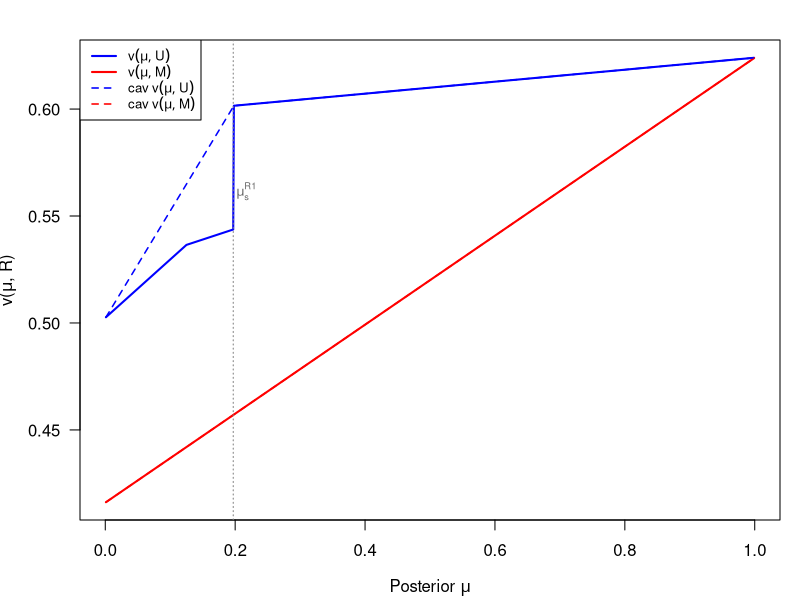
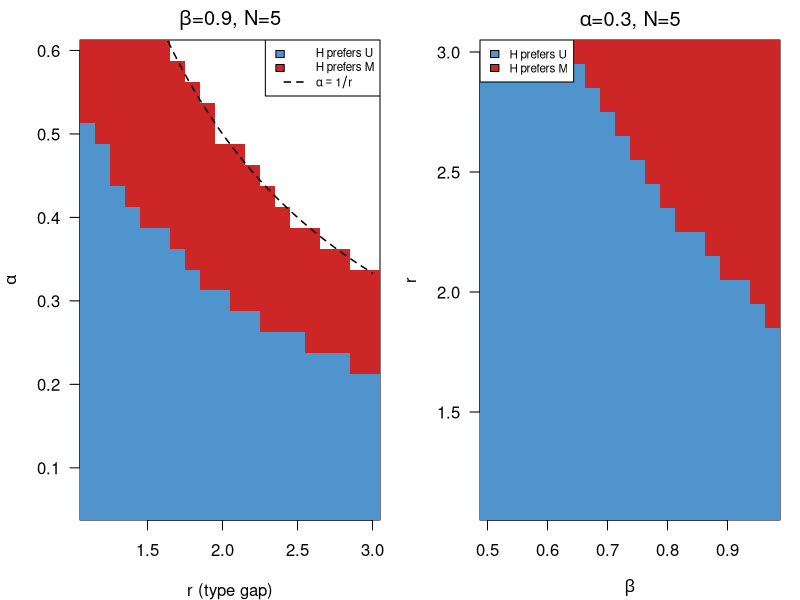

Generate these figures, in order, with R:
## ---- chunk 1
knitr::opts_chunk$set(echo = FALSE, message = FALSE, warning = FALSE)
library(tidyverse)
library(knitr)
## ---- chunk 2

# Functions from the technical note
VW_R1_unanimity <- function(r, alpha, mu, N, beta) {
  x <- (N - 1) * alpha * r
  mu_s_R2 <- alpha * (r - 1) / (r - alpha)
  Ve <- 1 + mu * (r - 1)
  if (mu < mu_s_R2) {
    VW_R2 <- (1 - mu) * (1 - alpha) / N
  } else {
    VW_R2 <- (Ve - alpha * r) / N
  }
  omega <- (N - 2) * beta * VW_R2
  F1_con <- Ve - beta * (r + x) / N - omega
  F1_agg <- (1 - mu) * (1 - beta * (1 + x) / N - omega) + mu * beta * r * (1 - alpha) / N
  F_proposer <- max(F1_agg, F1_con)
  VW_R1 <- F_proposer / N + (N - 1) * beta * VW_R2 / N
  return(VW_R1)
}

VW_R1_majority <- function(r, alpha, mu, N, beta) {
  Ve <- 1 + mu * (r - 1)
  VW_R2_M <- (1 - alpha) * Ve / N
  omega_M <- (N - 2) * beta * VW_R2_M
  F_proposer_M <- (1 - alpha) * Ve - omega_M
  VW_R1_M <- F_proposer_M / N + (N - 1) * beta * VW_R2_M / N
  return(VW_R1_M)
}

VH_R1_unanimity <- function(r, alpha, mu, N, beta) {
  x <- (N - 1) * alpha * r
  mu_s_R2 <- alpha * (r - 1) / (r - alpha)
  Ve <- 1 + mu * (r - 1)
  if (mu < mu_s_R2) {
    VW_R2 <- (1 - mu) * (1 - alpha) / N
  } else {
    VW_R2 <- (Ve - alpha * r) / N
  }
  omega <- (N - 2) * beta * VW_R2
  F1_con <- Ve - beta * (r + x) / N - omega
  F1_agg <- (1 - mu) * (1 - beta * (1 + x) / N - omega) + mu * beta * r * (1 - alpha) / N
  H_prop_0 <- (1 - (N - 1) * beta * VW_R2) / N
  H_prop_1 <- (r - (N - 1) * beta * VW_R2) / N
  if (F1_agg > F1_con) {
    VH_0 <- H_prop_0 + (N - 1) * beta * (1 + x) / (N^2)
    VH_1 <- H_prop_1 + (N - 1) * beta * (r + x) / (N^2)
  } else {
    VH_0 <- H_prop_0 + (N - 1) * beta * (r + x) / (N^2)
    VH_1 <- H_prop_1 + (N - 1) * beta * (r + x) / (N^2)
  }
  EVH <- mu * VH_1 + (1 - mu) * VH_0
  return(EVH)
}

VH_R1_majority <- function(r, alpha, mu, N, beta) {
  Ve <- 1 + mu * (r - 1)
  VW_R2_M <- (1 - alpha) * Ve / N
  VH_R2_0 <- (1 + (N-1)*alpha) / N
  VH_R2_1 <- (r * (1 + (N-1)*alpha)) / N
  H_prop_0 <- (1 - (N-1)*beta*VW_R2_M) / N
  H_prop_1 <- (r - (N-1)*beta*VW_R2_M) / N
  VH1_0 <- H_prop_0 + (N-1)/N * beta * VH_R2_0
  VH1_1 <- H_prop_1 + (N-1)/N * beta * VH_R2_1
  EVH <- mu * VH1_1 + (1 - mu) * VH1_0
  return(EVH)
}

# Parameters
r_val <- 1.5; alpha_val <- 0.3; N_val <- 5; beta_val <- 0.9; c_val <- 0.1

mus_fine <- seq(0.001, 0.999, by = 0.001)

v_U <- sapply(mus_fine, function(m) {
  vw <- VW_R1_unanimity(r_val, alpha_val, m, N_val, beta_val)
  if (vw >= c_val) VH_R1_unanimity(r_val, alpha_val, m, N_val, beta_val) else 0
})

v_M <- sapply(mus_fine, function(m) {
  vw <- VW_R1_majority(r_val, alpha_val, m, N_val, beta_val)
  if (vw >= c_val) VH_R1_majority(r_val, alpha_val, m, N_val, beta_val) else 0
})

# Simple concavification via convex hull
concavify <- function(mus, vals) {
  pts <- cbind(mus, vals)
  hull_pts <- rbind(c(0, 0), pts, c(1, vals[length(vals)]))
  h <- chull(hull_pts[,1], hull_pts[,2])
  hull_x <- hull_pts[h, 1]
  hull_y <- hull_pts[h, 2]
  ord <- order(hull_x)
  hull_x <- hull_x[ord]
  hull_y <- hull_y[ord]
  cav_vals <- approx(hull_x, hull_y, xout = mus, rule = 2)$y
  cav_vals <- pmax(cav_vals, vals)
  return(cav_vals)
}

cav_U <- concavify(mus_fine, v_U)
cav_M <- concavify(mus_fine, v_M)

ylim <- range(c(v_U, v_M, cav_U, cav_M))

par(mar = c(4, 4, 2, 1))
plot(mus_fine, v_U, type = "l", col = "blue", lwd = 2,
     xlab = expression(paste("Posterior ", mu)),
     ylab = expression(paste("v(", mu, ", R)")),
     ylim = ylim, las = 1)
lines(mus_fine, v_M, col = "red", lwd = 2)
lines(mus_fine, cav_U, col = "blue", lwd = 1.5, lty = 2)
lines(mus_fine, cav_M, col = "red", lwd = 1.5, lty = 2)

# Mark screening cutoff
phi_val <- (r_val * N_val - beta_val * (N_val - 1 + r_val)) / (beta_val * (r_val - 1))
mu_s_R1 <- (phi_val - sqrt(phi_val^2 - 4*(N_val-2))) / (2*(N_val-2))
abline(v = mu_s_R1, col = "gray50", lty = 3)
text(mu_s_R1 + 0.02, ylim[2]*0.9, expression(mu[s]^{R1}), col = "gray40", cex = 0.8)

legend("topleft", c(expression(v(mu, U)), expression(v(mu, M)),
                     expression(cav~v(mu, U)), expression(cav~v(mu, M))),
       col = c("blue", "red", "blue", "red"),
       lwd = c(2, 2, 1.5, 1.5), lty = c(1, 1, 2, 2), cex = 0.8, bg = "white")
## ---- chunk 3

compute_preference <- function(r, alpha, N, beta, c, p) {
  # Value under unanimity
  vw_u <- tryCatch(VW_R1_unanimity(r, alpha, p, N, beta), error = function(e) NA)
  vh_u <- tryCatch(VH_R1_unanimity(r, alpha, p, N, beta), error = function(e) NA)

  # Value under majority
  vw_m <- tryCatch(VW_R1_majority(r, alpha, p, N, beta), error = function(e) NA)
  vh_m <- tryCatch(VH_R1_majority(r, alpha, p, N, beta), error = function(e) NA)

  if (is.na(vw_u) | is.na(vh_u) | is.na(vw_m) | is.na(vh_m)) return(NA)

  # Compute slopes (concavification at low p)
  # Find S_U: max v(mu, U)/mu for mu where entry occurs
  mus_grid <- seq(0.01, 0.99, by = 0.005)

  slopes_U <- sapply(mus_grid, function(m) {
    vw <- VW_R1_unanimity(r, alpha, m, N, beta)
    if (vw >= c) {
      vh <- VH_R1_unanimity(r, alpha, m, N, beta)
      return(vh / m)
    } else {
      return(0)
    }
  })

  slopes_M <- sapply(mus_grid, function(m) {
    vw <- VW_R1_majority(r, alpha, m, N, beta)
    if (vw >= c) {
      vh <- VH_R1_majority(r, alpha, m, N, beta)
      return(vh / m)
    } else {
      return(0)
    }
  })

  S_U <- max(slopes_U, na.rm = TRUE)
  S_M <- max(slopes_M, na.rm = TRUE)

  if (S_U > S_M) return(1) else return(0)
}

# Panel 1: r vs alpha
rs <- seq(1.1, 3, by = 0.1)
alphas <- seq(0.05, 0.6, by = 0.025)

par(mfrow = c(1, 2), mar = c(4, 4, 2, 1))

mat1 <- matrix(NA, length(rs), length(alphas))
for (i in seq_along(rs)) {
  for (j in seq_along(alphas)) {
    if (alphas[j] < 1/rs[i]) {
      mat1[i, j] <- tryCatch(
        compute_preference(rs[i], alphas[j], 5, 0.9, 0.1, 0.05),
        error = function(e) NA
      )
    }
  }
}

image(rs, alphas, mat1, col = c("firebrick3", "steelblue3"),
      xlab = "r (type gap)", ylab = expression(alpha), main = expression(paste(beta, "=0.9, N=5")),
      las = 1)
# Add alpha < 1/r boundary
curve(1/x, from = 1.1, to = 3, add = TRUE, lty = 2, lwd = 1.5)
legend("topright", c("H prefers U", "H prefers M", expression(alpha == 1/r)),
       fill = c("steelblue3", "firebrick3", NA), border = c("black", "black", NA),
       lty = c(NA, NA, 2), lwd = c(NA, NA, 1.5), cex = 0.7, bg = "white")

# Panel 2: beta vs r
betas <- seq(0.5, 0.99, by = 0.025)

mat2 <- matrix(NA, length(betas), length(rs))
for (i in seq_along(betas)) {
  for (j in seq_along(rs)) {
    mat2[i, j] <- tryCatch(
      compute_preference(rs[j], 0.3, 5, betas[i], 0.1, 0.05),
      error = function(e) NA
    )
  }
}

image(betas, rs, mat2, col = c("firebrick3", "steelblue3"),
      xlab = expression(beta), ylab = "r", main = expression(paste(alpha, "=0.3, N=5")),
      las = 1)
legend("topleft", c("H prefers U", "H prefers M"),
       fill = c("steelblue3", "firebrick3"), cex = 0.7, bg = "white")
